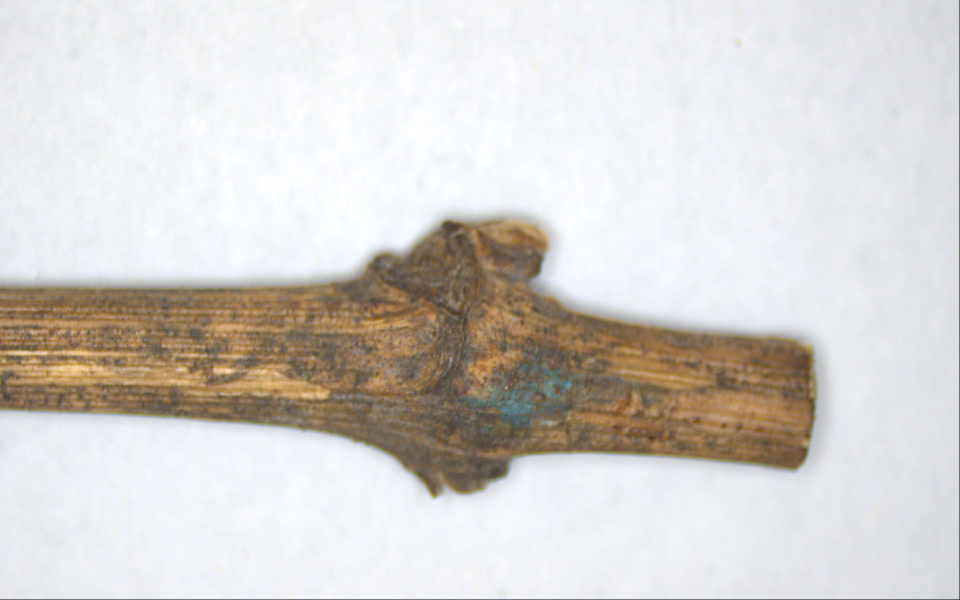
#> input picture branche_noeud_20261109_150551_image.png, 1920 x 1200 px (shown at 1/2 size)
$ python calibration_mm.py branche_noeud_20261109_150551_image.png   (older library calls are emulated)
#> lines starting #> are read from the running program, lines starting #| are printed output that depends on the picture; after the words box and inside, x2 and y2 are one past the last pixel; in counts of white or black regions, pixels touching at a corner belong together
#> (reads calibration.json from the repository)
### vitis_core.py
# -*- coding: utf-8 -*-
"""
vitis_core.py — Cœur de la vision de la machine Vitis Optima (caméra 1 : branche, nœud, oblong, point milieu, Périgée).

Ce fichier ne se lance pas tout seul : il est utilisé par
    etape1_branche_noeud.py      → branche + nœud (limites précises)
    etape2_oblong_diametres.py   → + oblong autour du nœud, grand / petit diamètre
    etape3_point_milieu.py       → + point milieu du nœud (croisement de 2 droites)
    etape4_perigee.py            → + Périgée (sommet du petit axe de l'ellipse du nœud)
    calibration_mm.py            → conversion pixels → millimètres (calibration.json)

Organisation (les numéros de sections sont repris dans les fichiers Word) :
    S0  Réglages par défaut
    S1  Calibration px → mm (lecture, conversion, correction de distorsion)
    S2  Sources d'images (caméra Basler, fichier image)
    S3  Segmentation classique (4 méthodes) → masque de la branche
    S4  Redressement de la branche (axe principal) en pleine résolution
    S5  Bords SUB-PIXEL et profil de diamètre D(s)
    S6  Nœud : pic + limites (étape 1)
    S7  Oblong + grand / petit diamètre (étape 2)
    S8  Point milieu (étape 3)
    S9  Appendices (vrille / bourgeon) + ellipse RANSAC + Périgée (étape 4)
    S10 Analyse complète + dessin + application (fenêtre, curseurs, clavier, moyenne)

Convention géométrique (important pour la précision) :
    • Un pixel (i, j) a son CENTRE aux coordonnées entières (x = j, y = i). Le bord gauche du pixel est à x = j − 0,5.
    • Les bords sub-pixel sont les positions où le gris passe à mi-chemin entre fond et branche (règle des 50 %).
    • Le diamètre = distance entre le bord haut et le bord bas → c'est une vraie distance entre 2 bords (pas un comptage de pixels).
"""
import os
os.environ.setdefault("QT_QPA_PLATFORMTHEME", "none")   # évite un plantage Qt/GNOME sur Ubuntu (avant import cv2)
import sys, json, math, time, csv
import numpy as np
import cv2

# =====================================================================================================
# S0  RÉGLAGES PAR DÉFAUT (modifiables ici ou avec les curseurs de la fenêtre)
# =====================================================================================================
DEFAUT = {
    # --- caméra
    "expo_us": 8000.0,          # temps d'exposition (µs)
    "gain_db": 0.0,             # gain (dB) : 0 = moins de bruit
    "fps": 20.0,                # cadence demandée à la caméra
    # --- segmentation (S3)
    "methode": 1,               # 1 Otsu, 2 seuil manuel, 3 couleur, 4 fond appris
    "seuil": 100,               # seuil manuel (méthode 2)
    "seuil_fond": 30,           # écart minimal avec le fond (méthode 4)
    "flou": 2,                  # demi-taille du flou avant seuillage (2 → noyau 5×5)
    "morpho": 2,                # demi-taille du nettoyage morphologique (2 → 5×5)
    "aire_min": 5000,           # aire minimale (px²) d'une forme gardée
    # --- tige / bords (S5)
    "coupe_app_pct": 60,        # appendices plus fins que 60 % du diamètre = supprimés (vrille, pétiole)
    "contraste_min": 15,        # contraste minimal fond/branche (niveaux de gris) pour accepter un bord
    "lissage_pct": 4,           # lissage du profil : écart-type = 4 % du diamètre de la tige
    # --- nœud (S6)
    "bord_pct": 20,             # limites du nœud : base + 20 % de la hauteur du renflement
    "renfl_min_pct": 5,         # renflement minimal pour accepter un nœud (% du diamètre de base)
    "marge_bouts_pct": 80,      # bouts de la branche ignorés : 80 % du diamètre à chaque bout
    # --- Périgée (S9)
    "perigee_cote": "vrille",   # vrille | mandrin | haut | bas  (côté choisi pour le sommet du petit axe)
    "mandrin_cote": "droite",   # côté du mandrin dans l'image (utilisé si perigee_cote = mandrin ou vrille absente)
    "ransac_iter": 300,         # essais RANSAC pour l'ellipse
    "ransac_tol_px": 1.5,       # distance max (px) d'un point « bon » à l'ellipse
    # --- moyenne
    "n_moyenne": 15,            # nombre d'images moyennées avec la touche « a »
}
COLONNES_CSV = ["diametre_base", "bruit_bord", "diametre_noeud_max", "longueur_noeud", "renflement_pct", "position_noeud",
                "grand_diametre", "petit_diametre", "oblong_longueur", "oblong_hauteur", "milieu_s", "milieu_ecart_pic", "diametre_au_milieu",
                "ellipse_grand_axe", "ellipse_petit_axe", "ellipse_rms_px", "perigee_s", "perigee_t"]
NOMS_METHODES = {1: "Otsu", 2: "Seuil manuel", 3: "Couleur (saturation)", 4: "Fond appris"}


# =====================================================================================================
# S1  CALIBRATION px → mm
# =====================================================================================================
class Calibration:
    """
    Contient la conversion pixels → mm, lue dans calibration.json (écrit par calibration_mm.py).
      a  : mm par pixel (échelle)
      b  : décalage en mm appliqué aux DIAMÈTRES (corrige le biais de bord ; 0 si une seule référence)
      K, dist : matrice caméra + distorsion (optionnel, calibration damier)
    Sans fichier : ok = False → les mesures restent en pixels (on ne fabrique jamais des mm faux).
    """
    def __init__(self, chemin="calibration.json"):
#> called with chemin = 'calibration.json'
        self.ok, self.a, self.b, self.K, self.dist, self.info = False, 1.0, 0.0, None, None, ""
        self._maps = None
        if chemin and os.path.exists(chemin):
            with open(chemin, "r", encoding="utf-8") as f:
                d = json.load(f)
            self.a = float(d.get("mm_par_px", 1.0))
            self.b = float(d.get("decalage_diametre_mm", 0.0))
            self.ok = "mm_par_px" in d
            if d.get("camera_matrix") is not None:
                self.K = np.array(d["camera_matrix"], np.float64)
                self.dist = np.array(d["dist_coeffs"], np.float64)
            self.info = d.get("info", "")

    def diam(self, px):
        """Diamètre en px → texte (mm si calibré). Formule : D_mm = a·D_px + b."""
        return f"{self.a * px + self.b:.3f} mm" if self.ok else f"{px:.2f} px"

    def long(self, px):
        """Longueur / position le long de la branche (pas de décalage de bord)."""
        return f"{self.a * px:.3f} mm" if self.ok else f"{px:.2f} px"

    def val_diam(self, px):
        return self.a * px + self.b if self.ok else px

    def val_long(self, px):
        return self.a * px if self.ok else px

    def unite(self):
        return "mm" if self.ok else "px"

    def corriger(self, img):
        """Corrige la distorsion de l'objectif si une calibration damier existe (sinon renvoie l'image telle quelle)."""
        if self.K is None:
            return img
        h, w = img.shape[:2]
        if self._maps is None or self._maps[2] != (w, h):
            m1, m2 = cv2.initUndistortRectifyMap(self.K, self.dist, None, self.K, (w, h), cv2.CV_16SC2)
            self._maps = (m1, m2, (w, h))
        return cv2.remap(img, self._maps[0], self._maps[1], cv2.INTER_LINEAR)


# =====================================================================================================
# S2  SOURCES D'IMAGES
# =====================================================================================================
class SourceBasler:
    """Caméra Basler (pypylon) en réglages manuels, image BGR. Fermer pylon Viewer avant !"""
    # [35 lines left out: functions __init__, _regler, lire, not called in this run]

    def exposition(self, facteur):
        self.expo = float(np.clip(self.expo * facteur, 30, 300000))
        self._regler("ExposureTime", self.expo)

    # [5 lines left out: function fermer, not called in this run]


class SourceImage:
    """Image enregistrée (pour tester sans caméra). Renvoie toujours la même image."""
    def __init__(self, chemin):
#> called with chemin = 'branche_noeud_20261109_150551_image.png'
        self.img = cv2.imread(chemin, cv2.IMREAD_COLOR)
#> self.img is the input picture: shape (1200, 1920, 3); mean B, G, R 206.9, 210.2, 213.9
        if self.img is None:
            raise SystemExit("Image illisible : " + chemin)
        self.nom, self.expo = os.path.basename(chemin), 0

    def lire(self):
        return self.img.copy()

    def exposition(self, f):
        pass

    def fermer(self):
        pass


def ouvrir_source(arg, P):
    """'0', '1' → caméra Basler n° 0/1 ; sinon → fichier image."""
    return SourceBasler(int(arg), P) if arg.isdigit() else SourceImage(arg)


# =====================================================================================================
# S3  SEGMENTATION CLASSIQUE → masque binaire de la branche (255 = branche)
# =====================================================================================================
def segmenter(img, P, fond=None, inverser=False):
    """Renvoie (masque, contour). Le masque sert seulement de GUIDE : la précision vient des bords sub-pixel (S5)."""
#> called with inverser = False
    k = 2 * int(P["flou"]) + 1
    flou = cv2.GaussianBlur(img, (k, k), 0)
    gris = cv2.cvtColor(flou, cv2.COLOR_BGR2GRAY)
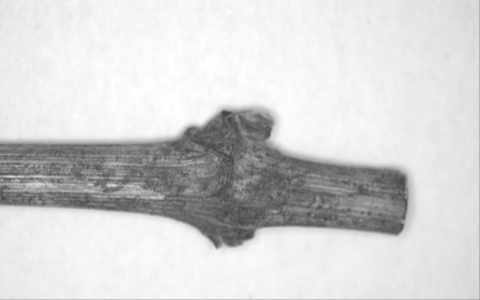
#> gris: shape (1200, 1920) (shown at 1/4 size); min 63, max 255, mean 211
    m = int(P["methode"])
    if m == 1:                                                            # Otsu (fond clair, branche sombre)
        _, msk = cv2.threshold(gris, 0, 255, cv2.THRESH_BINARY_INV + cv2.THRESH_OTSU)
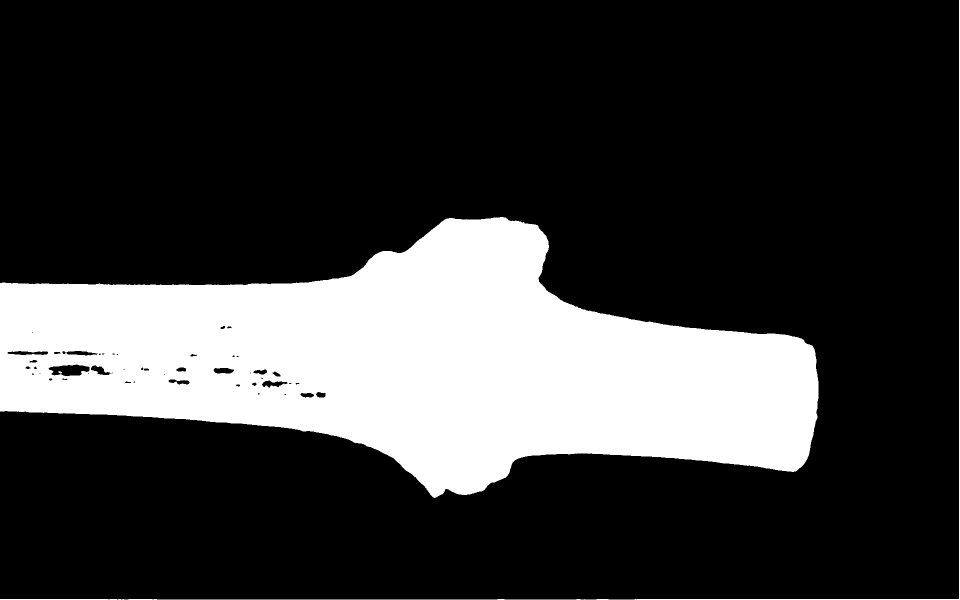
#> msk: shape (1200, 1920) (shown at 1/2 size); 22.8% white; 3 white regions, box (x1, y1, x2, y2) and area: (0, 434, 1637, 996) 519954, (0, 0, 1920, 1200) 5308, (117, 742, 124, 747) 23
    elif m == 2:                                                          # seuil manuel
        _, msk = cv2.threshold(gris, int(P["seuil"]), 255, cv2.THRESH_BINARY_INV)
    elif m == 3:                                                          # saturation (branche colorée, fond blanc)
        s = cv2.cvtColor(flou, cv2.COLOR_BGR2HSV)[:, :, 1]
        _, msk = cv2.threshold(s, 0, 255, cv2.THRESH_BINARY + cv2.THRESH_OTSU)
    else:                                                                 # fond appris
        if fond is None:
            return np.zeros(gris.shape, np.uint8), None
        d = cv2.cvtColor(cv2.absdiff(flou, fond), cv2.COLOR_BGR2GRAY)
        _, msk = cv2.threshold(d, int(P["seuil_fond"]), 255, cv2.THRESH_BINARY)
    if inverser:
        msk = cv2.bitwise_not(msk)
    t = 2 * int(P["morpho"]) + 1
    el = cv2.getStructuringElement(cv2.MORPH_ELLIPSE, (t, t))
    msk = cv2.morphologyEx(msk, cv2.MORPH_OPEN, el)                       # enlève les poussières
#> msk: shape (1200, 1920); 22.6% white; 2 white regions (1 under 20 px), largest, box (x1, y1, x2, y2) and area: (0, 434, 1637, 996) 519877
    msk = cv2.morphologyEx(msk, cv2.MORPH_CLOSE, el)                      # bouche les petits trous
#> msk: shape (1200, 1920); 22.6% white; 2 white regions (1 under 20 px)
#> (the rest of the program and of its run is left out)
